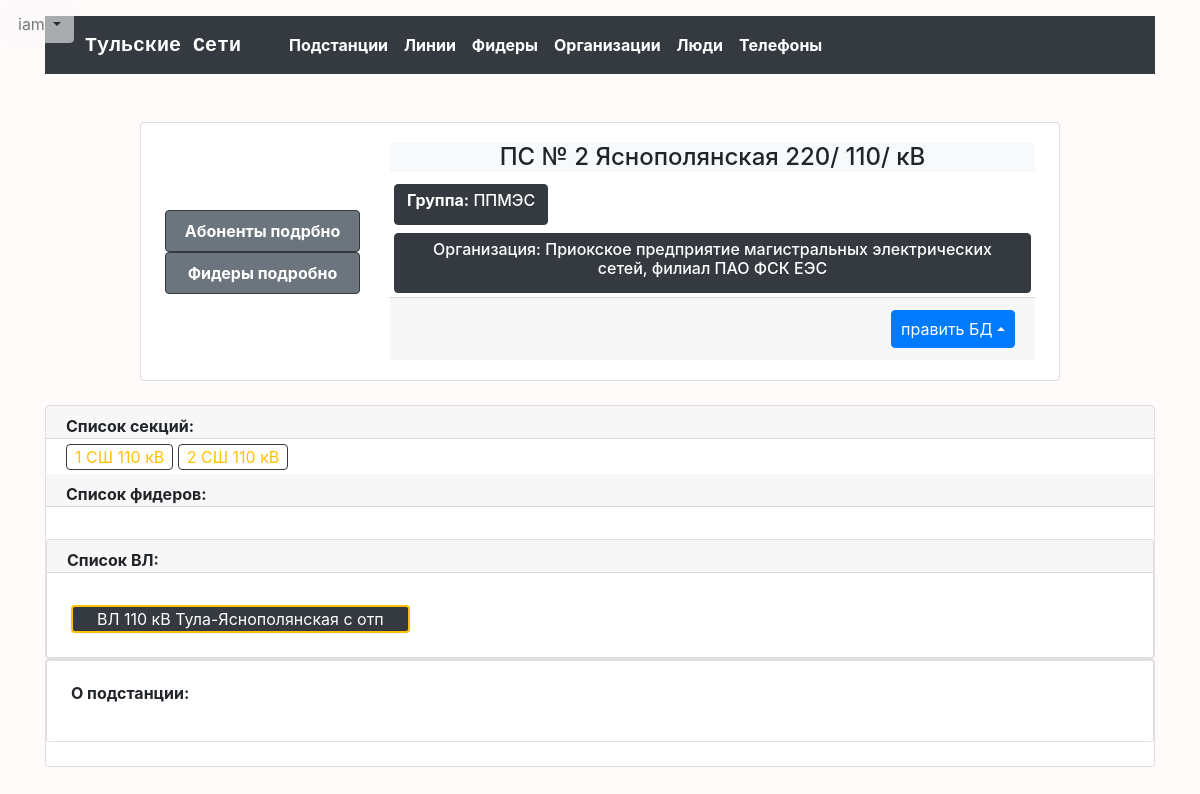
/substation/76/ (signed in), run on the app's committed database.
### tula_net/models.py (models this page shows, shortened)
class Substation(models.Model):
    number = models.PositiveSmallIntegerField(verbose_name='Номер ПС', unique=True)
    name = models.CharField(max_length=32, verbose_name='Название ПС', unique=True)
    voltage_h = models.ForeignKey(
        ClassVoltage, verbose_name='напряжение высокое', related_name='ps_volt_h',
        blank=True, null=True, on_delete=models.PROTECT)
    voltage_m = models.ForeignKey(
        ClassVoltage, verbose_name='напряжение среднее', related_name='ps_volt_m',
        blank=True, null=True, on_delete=models.PROTECT)
    voltage_l = models.ForeignKey(
        ClassVoltage, verbose_name='напряжение низкое', related_name='ps_volt_l',
        blank=True, null=True, on_delete=models.PROTECT)
    alien = models.BooleanField(verbose_name='чужая?')
    owner = models.ForeignKey('Subscriber', related_name='substations', verbose_name='Владелец',
                              on_delete=models.SET_NULL, blank=True, null=True)
    group = models.ForeignKey(Group, related_name='substations', verbose_name='Группа',
                              on_delete=models.CASCADE)
    location = models.TextField(verbose_name='Расположение', blank=True)
    region = models.ForeignKey(Region, verbose_name='Участок', related_name='substations',
                               on_delete=models.SET_NULL, blank=True, null=True)
    description = models.TextField(verbose_name='Описение', blank=True)
    def __str__(self):
        return self.name
    class Meta:
        verbose_name = "Подстанция"
        verbose_name_plural = "Подстанции"
        ordering = ['number']

class ClassVoltage(models.Model):
    class_voltage = models.SmallIntegerField(verbose_name='Класс напряжения')
    class Meta:
        verbose_name = "напряжение"
        verbose_name_plural = "напряжения"
        ordering = ['-class_voltage']

class Group(models.Model):
    name = models.CharField(max_length=64, verbose_name='Группа', unique=True)
    location = models.TextField(verbose_name='Расположение', blank=True)
    description = models.TextField(verbose_name='Описение', blank=True)
    ours = models.BooleanField(verbose_name='наши', blank=True, null=True)
    def __str__(self):
        return self.name
    class Meta:
        verbose_name = "Группа"
        verbose_name_plural = "Группы"
        ordering = ['-ours', 'name']

class Subscriber(models.Model):
    name = models.CharField(max_length=128, verbose_name='Название организации', unique=True)
    short_name = models.CharField(max_length=16, verbose_name='Назв орган сокращ', blank=True, null=True)
    ours = models.BooleanField(verbose_name='наши')
    year_update = models.PositiveSmallIntegerField(verbose_name='Списки обновлены', blank=True, null=True)
    description = models.TextField(verbose_name='Описение', blank=True)
    region = models.ForeignKey(
        Region, verbose_name='участок', default=2, blank=True, null=True, on_delete=models.SET_NULL)
    def __str__(self):
        return self.name
    class Meta:
        verbose_name = "организация"
        verbose_name_plural = "организации"
        ordering = ['-ours', 'name']

class Section(models.Model):
    substation = models.ForeignKey(Substation, related_name='sections', on_delete=models.CASCADE)
    number = models.PositiveSmallIntegerField(verbose_name='№ секции', blank=True, null=True)
    name = models.CharField(max_length=32, verbose_name='Название секции')
    voltage = models.ForeignKey(ClassVoltage, verbose_name='напряжение', on_delete=models.PROTECT, blank=True,
                                null=True)
    from_T = models.PositiveSmallIntegerField(verbose_name='питается от/питает Т №', blank=True, null=True)
    blind = models.BooleanField(default=False, verbose_name='Тупиковая')
    description = models.TextField(verbose_name='Описение', blank=True)
    def get_absolute_url(self):
        return reverse('one_section', kwargs={'pk': self.pk})
    class Meta:
        verbose_name = "Секция"
        verbose_name_plural = "Секции"
        ordering = ['voltage__class_voltage', 'name']

class Line(models.Model):
    name = models.CharField(max_length=64, verbose_name='Название')
    full_name = models.CharField(max_length=128, verbose_name='Полное название', blank=True, null=True)
    short_name = models.CharField(max_length=32, verbose_name='Цифровое название', blank=True, default='')
    ps_p1 = models.PositiveSmallIntegerField('ПС №1')
    sec_p1 = models.PositiveSmallIntegerField('СШ ПС №1')
    ps_p2 = models.PositiveSmallIntegerField('ПС №2', blank=True, null=True)
    sec_p2 = models.PositiveSmallIntegerField('СШ ПС №2', blank=True, null=True)
    ps_m1 = models.PositiveSmallIntegerField('ПС №3', blank=True, null=True)
    sec_m1 = models.PositiveSmallIntegerField('СШ ПС №3', blank=True, null=True)
    ps_m2 = models.PositiveSmallIntegerField('ПС №4', blank=True, null=True)
    sec_m2 = models.PositiveSmallIntegerField('СШ ПС №4', blank=True, null=True)
    ps_m3 = models.PositiveSmallIntegerField('ПС №5', blank=True, null=True)
    sec_m3 = models.PositiveSmallIntegerField('СШ ПС №5', blank=True, null=True)
    ps_m4 = models.PositiveSmallIntegerField('ПС №6', blank=True, null=True)
    sec_m4 = models.PositiveSmallIntegerField('СШ ПС №6', blank=True, null=True)
    voltage = models.ForeignKey(ClassVoltage, verbose_name='Напряжение', related_name='lines', on_delete=models.PROTECT)
    management = models.ForeignKey(Region, verbose_name='Управление', related_name='lines_upr',
                                   on_delete=models.CASCADE, default=2)
    maintenance = models.ManyToManyField(Region, verbose_name='Ведение', related_name='lines_ved', blank=True)
    subscriber = models.ForeignKey(Subscriber, related_name='lines', on_delete=models.SET_NULL,
                                   verbose_name='абонент', blank=True, null=True)
    length = models.FloatField(verbose_name='Протяженность', blank=True, null=True)
    number_columns = models.PositiveSmallIntegerField(verbose_name='Количество опор', blank=True, null=True)
    group = models.ForeignKey(GroupLine, related_name='lines', verbose_name='Участок сл ВЛ',
                              on_delete=models.CASCADE, default=1)
    description = models.TextField(verbose_name='Описение', blank=True, null=True)
    kvl = models.BooleanField(verbose_name='КВЛ?', default=False)
    def get_absolute_url(self):
        return reverse('line', kwargs={'pk': self.pk})
    class Meta:
        verbose_name = "Линия"
        verbose_name_plural = "Линии"
        ordering = ['voltage', 'short_name']

### tula_net/views.py (the view)
# urls.py: path('substation/<int:pk>/', OnePSView.as_view(), name='substation'),
class OnePSView(DetailView):
    template_name = 'tula_net/one_ps.html'
    context_object_name = 'ps'
    def get_queryset(self):
        return Substation.objects.annotate(
            tp_ours_sum=Sum('feeders__character__tp_our_num'),
            tp_alien_sum=Sum('feeders__character__tp_alien_num'),
            length_sum=Sum('feeders__character__length'),
            villages_sum=Sum('feeders__character__villages_num'),
            power_winter_sum=Sum('feeders__character__power_winter'),
            power_summer_sum=Sum('feeders__character__power_summer'),
            population_sum=Sum('feeders__character__population'),
            points_sum=Sum('feeders__character__points'),
            social_sum=Sum('feeders__character__social_num'),
        )\
            .select_related('group', 'voltage_h', 'voltage_m', 'voltage_l'). \
            prefetch_related('sections', 'feeders', 'sections__voltage', 'phones', 'sections__feeders')
    def get_context_data(self, *, object_list=None, **kwargs):
        context = super().get_context_data(**kwargs)
        context['lines'] = Line.objects.filter(
            Q(ps_p1=self.object.number) |
            Q(ps_p2=self.object.number) |
            Q(ps_m1=self.object.number) |
            Q(ps_m2=self.object.number) |
            Q(ps_m3=self.object.number) |
            Q(ps_m4=self.object.number)
        ).select_related('voltage')
        return context

### tula_net/context_processors.py (called while the page is built)
def add_titles(request):
    return {
        'title': 'Тульские Сети',
        'title_add': 'Добавить',
        'title_upd': 'Редактировать',
        'title_del': 'Удалить',
        'title_feeder': 'фидер',
        'title_substation': 'подстанцию',
        'title_subscriber': 'организацию',
        'title_phone': 'телефон',
        'title_person': 'лицо',
        'title_section': 'секцию',
        'title_line': 'линию',
        'title_char': 'характеристики фидера',
    }

def logik(request):
    return {
        'current_year': datetime.now().year,
        'logik_metod': request.path[1:5],
        'logik_obj': request.path[4:10],
        'logik_add': 'add_',
        'logik_upd': 'upd_',
        'logik_del': 'del_',
        'logik_feeder': '_feede',
        'logik_substation': '_subst',
        'logik_subscriber': '_subsc',
        'logik_phone': '_phone',
        'logik_person': '_perso',
        'logik_section': '_secti',
        'logik_line': '_line/',
        'logik_char': '_chara',
        'phones_bar': list(range(10))
    }

def signs(request):
    return {
        'context_menu': {
            'substations': 'Подстанции',
            'lines': 'Линии',
            'sfeeders': 'Фидеры',
            'subscribers': 'Организации',
            'persons': ' Ответственные лица',
            'phones': 'Телефоны',
        }
    }

def class_volt(request):
    return {
        'feeder_6': "btn btn-light border-success px-3 py-0 mx-1",
        'feeder_10': "btn btn-light border-primary px-3 py-0 mx-1",
        'feeder_x': "btn btn-secondary px-3 py-0 mx-1",
        'line_35': "border-danger btn btn-dark py-0 px-4 m-1 vl-border",
        'line_110': 'border-warning btn btn-dark py-0 px-4 m-1 vl-border',
        'line_x': 'btn btn-secondary py-0 px-4 m-1',
    }

### tula_net/templates/tula_net/one_ps.html (shortened to what this page needs)
{% extends 'base.html' %}
 {% block first_section %}
      <div class="row mt-5">
        <div class="col-12 col-lg-10 offset-lg-2 m-auto">
          <div class="card mb-4">
            <div class="card-body px-4">
              <div class="row">
                <div class="col-12 col-md-3 col-lg-3 col-lx-2 d-flex row m-auto">
                    <a href="{% url 'subscriber_ps' ps.pk %}" type="button" class="col-6 col-md-12 btn btn-secondary border border-dark py-2">
                        <b>Абоненты подрбно</b>
                    </a>
                    <a href="{% url 'substation_f' ps.pk %}" type="button" class="col-6 col-md-12 btn btn-secondary border border-dark py-2">
                        <b>Фидеры подробно</b>
                    </a>
                </div>
                <div class="col-12 col-md-9 col-lg-9 col-lx-10">
                    <h4 class="bg-light text-center">
                        ПС № {{ ps.number }} {{ ps }} {% include 'incl/_voltage_full.html' %} кВ
                    </h4>
                    <a href="{% url 'group' ps.group.pk %}" class="btn btn-dark m-1"><h6> <b>Группа:</b> {{ ps.group }}</h6></a>
                    {% if ps.alien and ps.owner %}
                    <a href="{% url 'subscriber' ps.owner.pk %}" class="btn btn-dark m-1"><h6>Организация: {{ ps.owner }}</h6></a>
                     {% endif %}
                  <div class="card-footer text-right">
                        <div class="btn-group dropup">
                          <button type="button" class="btn btn-primary dropdown-toggle dropdown-toggle-split" data-toggle="dropdown" aria-haspopup="true" aria-expanded="false">
                            править БД<span class="sr-only">Toggle Dropdown</span>
                          </button>
                        </div>
                  </div>
                </div>
              </div>
            </div>
          </div>
        </div>
      </div>
        <div class="card">
          <div class="card-header pt-2 pb-0">
            <b>Список секций:</b>
          </div>
          <div class="card-body py-1">
            {% for section in ps.sections.all %}
                <a href="{{ section.get_absolute_url }}" type="button"
                    {% if section.voltage.class_voltage < 8 %}
                        class="btn btn-outline-dark text-success px-2 py-0"
                    {% elif section.voltage.class_voltage < 20 %}
                        class="btn btn-outline-dark text-primary px-2 py-0"
                    {% elif section.voltage.class_voltage < 40 %}
                        class="btn btn-outline-dark text-danger px-2 py-0"
                    {% elif section.voltage.class_voltage < 120 %}
                         class="btn btn-outline-dark text-warning px-2 py-0"
                    {% else %}
                        class="btn btn-outline-dark px-2 py-0"
                    {% endif %}
                    >{{ section.name }}
                </a>
            {% endfor %}<br>
            </div>
          <div class="card-header pt-2 pb-0">
            <b>Список фидеров:</b>
          </div>
      <div class="card-body py-1">
            <br>
      </div>
        <div class="card pb-3">
        {% if lines.exists %}
          <div class="card-header pt-2 pb-0">
            <b>Список ВЛ:</b>
          </div>
            <div class="card-body py-1">
            <br>
                {% for line in lines %}
                    {% if line.voltage.class_voltage < 120 and line.voltage.class_voltage > 40 %}
                        <a href="{{ line.get_absolute_url }}"  class="{{ line_110 }}">
                            {{ line.name }}
                        </a>
                    {% endif %}
                {% endfor %}
               {% endif %}
            </div>
          </div>
        </div>
          <div class="card mb-4">
          <div class="card mb-4">
            <div class="card-body px-4">
                    {% if ps.description|linebreaks %}
                    <p><b>О подстанции:</b> {{ ps.description|linebreaks  }} </p>
                    {% endif %}
            </div>
          </div>
          </div>
{% endblock %}

### templates/incl/_user_bar.html (shortened to what this page needs)
<div class="btn-group user_bar">
  <button type="button" class="btn btn-light dropdown-toggle " data-toggle="dropdown" aria-haspopup="true" aria-expanded="false">
    {{ request.user }}
  </button>
</div>

### templates/incl/_voltage_full.html (shortened to what this page needs)
{% if ps.voltage_h %}{{ps.voltage_h.class_voltage}}/{% endif %}
{% if ps.voltage_m %}{{ps.voltage_m.class_voltage}}/{% endif %}

### Tula_Networks/static/css/style.css (style rules this page uses)
body { background-color: #FFFAFA; }
.user_bar { z-index: 999999; position: fixed; left: 5px; top: 5px; opacity: 0.6; }
.vl-border { border-width: 2px; }

### data on the page
Substation: number "2", name "Яснополянская", voltage_h.class_voltage "220", voltage_m.class_voltage "110", group "ППМЭС", owner "Приокское предприятие магистральных электрических сетей, филиал ПАО ФСК ЕЭС"
Section: name "1 СШ 110 кВ"
Section: name "2 СШ 110 кВ"
Line: name "ВЛ 110 кВ Тула-Яснополянская с отп"

### other printed values
{{ request.user }} "iam"
